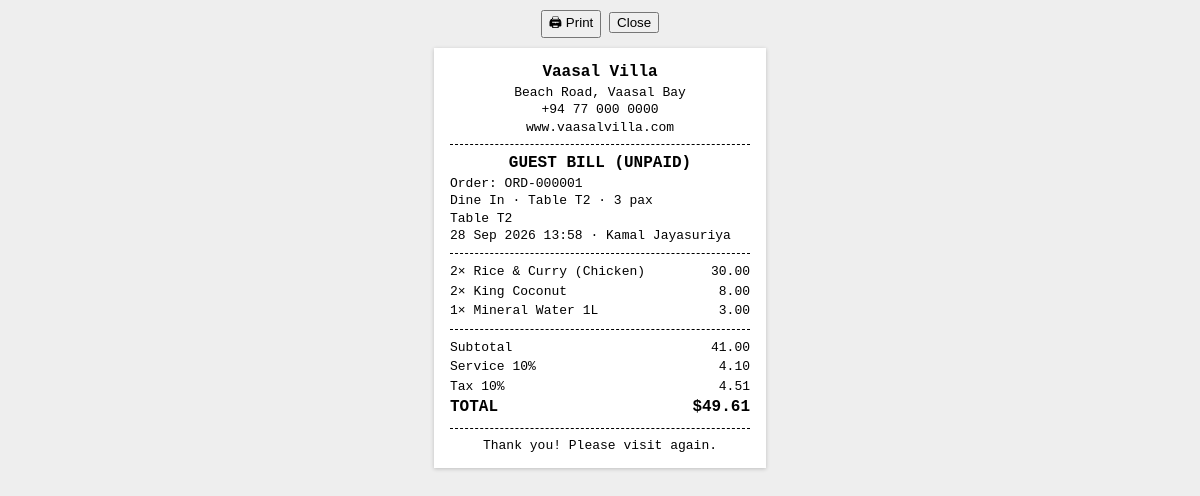
The page /pos/receipt.php?order=1 (signed in) on the database its author committed.
### tables this page shows
CREATE TABLE settings (
  skey   VARCHAR(60) PRIMARY KEY,
  svalue TEXT NULL
);

CREATE TABLE orders (
  id             INT UNSIGNED AUTO_INCREMENT PRIMARY KEY,
  order_no       VARCHAR(20) NOT NULL UNIQUE,
  order_type     ENUM('dine_in','takeaway','room_service') NOT NULL,
  table_id       INT UNSIGNED NULL,
  booking_id     INT UNSIGNED NULL,
  customer_name  VARCHAR(120) NULL,
  covers         TINYINT UNSIGNED NOT NULL DEFAULT 1,
  status         ENUM('open','closed','cancelled') NOT NULL DEFAULT 'open',
  payment_status ENUM('unpaid','paid','room_charge') NOT NULL DEFAULT 'unpaid',
  subtotal       DECIMAL(10,2) NOT NULL DEFAULT 0,
  discount       DECIMAL(10,2) NOT NULL DEFAULT 0,
  service_charge DECIMAL(10,2) NOT NULL DEFAULT 0,
  tax            DECIMAL(10,2) NOT NULL DEFAULT 0,
  total          DECIMAL(10,2) NOT NULL DEFAULT 0,
  notes          VARCHAR(255) NULL,
  cashier_id     INT UNSIGNED NULL,
  created_at     DATETIME NOT NULL DEFAULT CURRENT_TIMESTAMP,
  closed_at      DATETIME NULL,
  INDEX idx_ord_status (status),
  CONSTRAINT fk_ord_table   FOREIGN KEY (table_id)   REFERENCES restaurant_tables(id) ON DELETE SET NULL,
  CONSTRAINT fk_ord_booking FOREIGN KEY (booking_id) REFERENCES bookings(id) ON DELETE SET NULL,
  CONSTRAINT fk_ord_user    FOREIGN KEY (cashier_id) REFERENCES users(id) ON DELETE SET NULL
);

CREATE TABLE restaurant_tables (
  id       INT UNSIGNED AUTO_INCREMENT PRIMARY KEY,
  table_no VARCHAR(20) NOT NULL UNIQUE,
  area     VARCHAR(40) NOT NULL DEFAULT 'Main',
  seats    TINYINT UNSIGNED NOT NULL DEFAULT 4,
  status   ENUM('free','occupied','reserved') NOT NULL DEFAULT 'free'
);

CREATE TABLE users (
  id            INT UNSIGNED AUTO_INCREMENT PRIMARY KEY,
  role_id       INT UNSIGNED NOT NULL,
  full_name     VARCHAR(120) NOT NULL,
  username      VARCHAR(60)  NOT NULL UNIQUE,
  email         VARCHAR(160) NULL,
  phone         VARCHAR(40)  NULL,
  password_hash VARCHAR(255) NOT NULL,
  department    VARCHAR(60)  NULL,
  hourly_rate   DECIMAL(10,2) NOT NULL DEFAULT 0,
  is_active     TINYINT(1)   NOT NULL DEFAULT 1,
  last_login    DATETIME     NULL,
  created_at    DATETIME     NOT NULL DEFAULT CURRENT_TIMESTAMP,
  CONSTRAINT fk_user_role FOREIGN KEY (role_id) REFERENCES roles(id)
);

CREATE TABLE order_items (
  id           INT UNSIGNED AUTO_INCREMENT PRIMARY KEY,
  order_id     INT UNSIGNED NOT NULL,
  menu_item_id INT UNSIGNED NULL,
  kot_id       INT UNSIGNED NULL,
  item_name    VARCHAR(120) NOT NULL,
  qty          INT UNSIGNED NOT NULL DEFAULT 1,
  unit_price   DECIMAL(10,2) NOT NULL,
  line_total   DECIMAL(10,2) NOT NULL,
  notes        VARCHAR(255) NULL,
  status       ENUM('pending','sent','cancelled') NOT NULL DEFAULT 'pending',
  CONSTRAINT fk_oi_order FOREIGN KEY (order_id)     REFERENCES orders(id) ON DELETE CASCADE,
  CONSTRAINT fk_oi_item  FOREIGN KEY (menu_item_id) REFERENCES menu_items(id) ON DELETE SET NULL,
  CONSTRAINT fk_oi_kot   FOREIGN KEY (kot_id)       REFERENCES kots(id) ON DELETE SET NULL
);

### includes/db.php (called while the page is built, shortened)
<?php
function db(): PDO
{
    static $pdo = null;
    if ($pdo === null) {
        $dsn = 'mysql:host=' . DB_HOST . ';port=' . DB_PORT . ';dbname=' . DB_NAME . ';charset=utf8mb4';
        try {
            $pdo = new PDO($dsn, DB_USER, DB_PASS, [
                PDO::ATTR_ERRMODE            => PDO::ERRMODE_EXCEPTION,
                PDO::ATTR_DEFAULT_FETCH_MODE => PDO::FETCH_ASSOC,
                PDO::ATTR_EMULATE_PREPARES   => false,
            ]);
            $pdo->exec("SET time_zone = '" . (new DateTime())->format('P') . "'");
        } catch (PDOException $e) {
            http_response_code(500);
            $msg = APP_DEBUG ? htmlspecialchars($e->getMessage()) : 'Database connection failed.';
            exit('<div style="font-family:sans-serif;max-width:640px;margin:60px auto;padding:24px;border:1px solid #fca5a5;background:#fef2f2;border-radius:10px">'
                . '<h2 style="margin-top:0;color:#b91c1c">Database connection failed</h2><p>' . $msg . '</p>'
                . '<p>Make sure MySQL is running in the XAMPP Control Panel and that <code>database.sql</code> has been imported. '
                . 'Credentials are in <code>config/config.php</code>.</p></div>');
        }
    }
    return $pdo;
}
function q(string $sql, array $params = []): PDOStatement
{
    $st = db()->prepare($sql);
    $st->execute($params);
    return $st;
}
function q_all(string $sql, array $params = []): array
{
    return q($sql, $params)->fetchAll();
}
function q_row(string $sql, array $params = []): ?array
{
    $r = q($sql, $params)->fetch();
    return $r === false ? null : $r;
}

### includes/functions.php (called while the page is built, shortened)
<?php
function e($v): string
{
    return htmlspecialchars((string) ($v ?? ''), ENT_QUOTES, 'UTF-8');
}
function input_int(string $key, int $default = 0): int
{
    $v = $_POST[$key] ?? $_GET[$key] ?? null;
    return is_numeric($v) ? (int) $v : $default;
}
function setting(string $key, $default = '')
{
    static $cache = null;
    if ($cache === null) {
        $cache = [];
        foreach (q_all('SELECT skey, svalue FROM settings') as $r) {
            $cache[$r['skey']] = $r['svalue'];
        }
    }
    return $cache[$key] ?? $default;
}
function money($amount): string
{
    return setting('currency_symbol', '$') . number_format((float) $amount, 2);
}
function fdatetime(?string $d): string
{
    return $d ? date('d M Y H:i', strtotime($d)) : '—';
}
function label(string $s): string
{
    return ucwords(str_replace('_', ' ', $s));
}

### includes/services.php (called while the page is built, shortened)
<?php
function get_order(int $id): ?array
{
    $o = q_row('SELECT o.*, t.table_no, u.full_name AS cashier, b.booking_ref, rm.room_number
                FROM orders o LEFT JOIN restaurant_tables t ON t.id = o.table_id LEFT JOIN users u ON u.id = o.cashier_id
                LEFT JOIN bookings b ON b.id = o.booking_id LEFT JOIN rooms rm ON rm.id = b.room_id WHERE o.id = ?', [$id]);
    if ($o) {
        $o['items'] = q_all("SELECT oi.*, k.kot_no, k.status AS kot_status FROM order_items oi LEFT JOIN kots k ON k.id = oi.kot_id WHERE oi.order_id = ? AND oi.status <> 'cancelled' ORDER BY oi.id", [$id]);
        $o['payments'] = q_all('SELECT * FROM payments WHERE order_id = ?', [$id]);
    }
    return $o;
}

### pos/receipt.php (the view, shortened to what this page needs)
<?php
$kotId = input_int('kot');
$o = !$kotId ? get_order(input_int('order')) : null;
$invoice = $o ? q_row('SELECT * FROM invoices WHERE order_id=? AND status<>"void" ORDER BY id DESC LIMIT 1', [$o['id']]) : null;
?><!DOCTYPE html>
<html><head><meta charset="utf-8"><title>Receipt</title>
</head>
<body>
<div class="no-print"><button onclick="window.print()">🖨 Print</button> <button onclick="window.close()">Close</button></div>
<div class="slip">
<?php if (!empty($kot)): ?>
  <h1>KITCHEN ORDER TICKET</h1>
  <div class="c big"><?= e($kot['kot_no']) ?></div><hr>
  <div><?= e($kot['table_no'] ? 'TABLE ' . $kot['table_no'] : strtoupper($kot['customer_name'])) ?> · <?= e(label($kot['order_type'])) ?></div>
  <div><?= e($kot['order_no']) ?> · <?= fdatetime($kot['created_at']) ?></div>
  <div>By: <?= e($kot['waiter']) ?></div><hr>
  <?php foreach ($items as $i): ?><div class="big"><?= (int) $i['qty'] ?> × <?= e($i['item_name']) ?></div><?php if ($i['notes']): ?><div>  ** <?= e($i['notes']) ?></div><?php endif; ?><?php endforeach; ?>
<?php else: ?>
  <h1><?= e(setting('villa_name')) ?></h1>
  <div class="c"><?= e(setting('villa_address')) ?><br><?= e(setting('villa_phone')) ?><br><?= e(setting('website')) ?></div><hr>
  <div class="c big"><?= $o['status'] === 'open' ? 'GUEST BILL (UNPAID)' : ($o['payment_status'] === 'room_charge' ? 'ROOM CHARGE SLIP' : 'RECEIPT') ?></div>
  <div>Order: <?= e($o['order_no']) ?><?= $invoice ? ' · ' . e($invoice['invoice_no']) : '' ?></div>
  <div><?= e(label($o['order_type'])) ?><?= $o['table_no'] ? ' · Table ' . e($o['table_no']) : '' ?> · <?= (int) $o['covers'] ?> pax</div>
  <div><?= e($o['customer_name']) ?></div>
  <div><?= fdatetime($o['closed_at'] ?: $o['created_at']) ?> · <?= e($o['cashier']) ?></div><hr>
  <table>
  <?php foreach ($o['items'] as $i): ?>
    <tr><td><?= (int) $i['qty'] ?>× <?= e($i['item_name']) ?></td><td class="r"><?= number_format($i['line_total'], 2) ?></td></tr>
  <?php endforeach; ?>
  </table><hr>
  <table>
    <tr><td>Subtotal</td><td class="r"><?= number_format($o['subtotal'], 2) ?></td></tr>
    <tr><td>Service <?= e(setting('service_charge')) ?>%</td><td class="r"><?= number_format($o['service_charge'], 2) ?></td></tr>
    <tr><td>Tax <?= e(setting('tax_rate')) ?>%</td><td class="r"><?= number_format($o['tax'], 2) ?></td></tr>
    <tr class="big"><td>TOTAL</td><td class="r"><?= money($o['total']) ?></td></tr>
  </table>
  <hr><div class="c">Thank you! Please visit again.</div>
<?php endif; ?>
</div>
</body></html>

### pos/receipt.php (style rules this page uses)
body { font:13px/1.35 "Courier New",monospace;margin:0;background:#eee }
.slip { width:300px;margin:10px auto;background:#fff;padding:14px 16px;box-shadow:0 1px 4px rgba(0,0,0,.2) }
h1 { font-size:16px;text-align:center;margin:0 }
.c { text-align:center }
.r { text-align:right }
hr { border:0;border-top:1px dashed #000;margin:8px 0 }
table { width:100%;border-collapse:collapse }
td { vertical-align:top;padding:1px 0 }
.big { font-size:16px;font-weight:bold }
.no-print { text-align:center;margin:10px }

### rows shown on the page
settings: svalue "www.vaasalvilla.com"
orders: order_no "ORD-000001", order_type "Dine In", table.table_no "T2", covers "3", customer_name "Table T2", fdatetime($o['closed_at'] ?: $o['created_at']) "28 Sep 2026 13:58", cashier.full_name "Kamal Jayasuriya", subtotal "41.00", service_charge "4.10", tax "4.51", total "$49.61"
order_items: qty "2", item_name "Rice & Curry (Chicken)", line_total "30.00"
order_items: qty "2", item_name "King Coconut", line_total "8.00"
order_items: qty "1", item_name "Mineral Water 1L", line_total "3.00"

### other values the page prints
setting('villa_name') "Vaasal Villa"
setting('villa_address') "Beach Road, Vaasal Bay"
setting('villa_phone') "+94 77 000 0000"
setting('service_charge') "10"
setting('tax_rate') "10"
